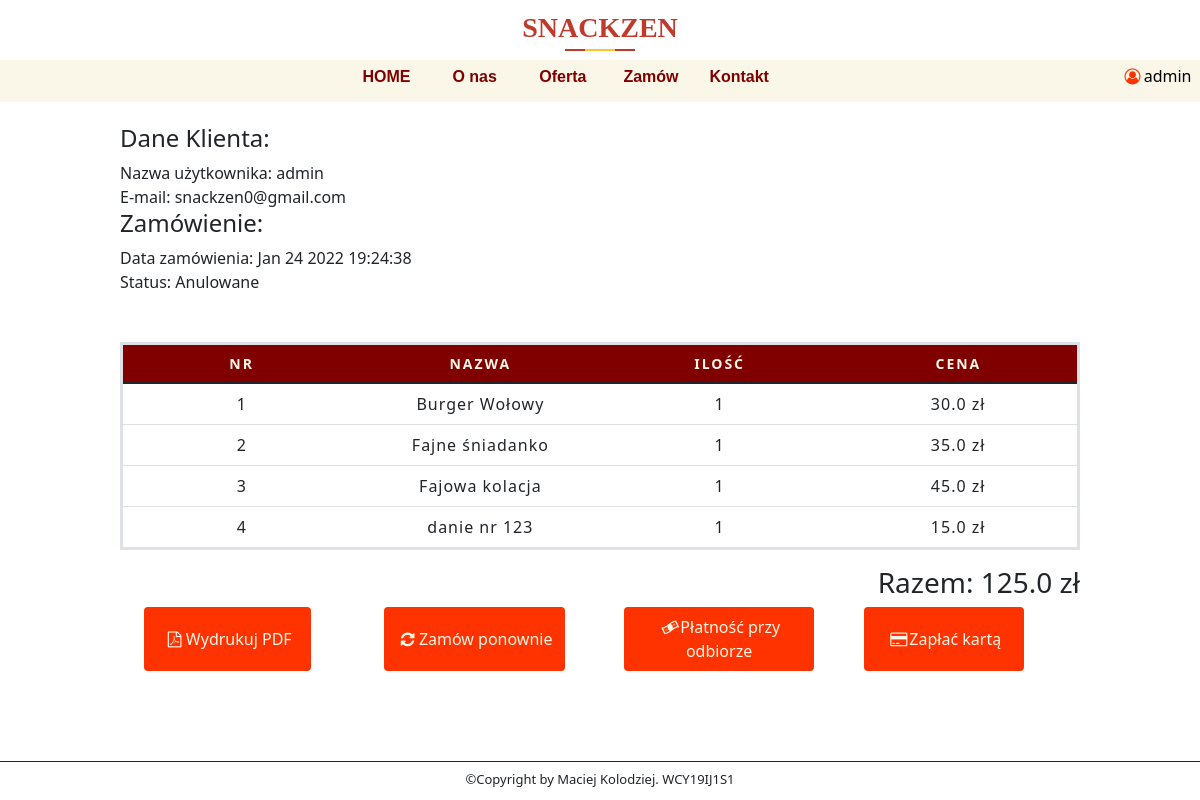
Page /orders/1ab8994dd9 (signed in) on the committed database.
### Restaurant/models.py (models this page shows, shortened)
class User(db.Model, UserMixin):
    id = db.Column(db.Integer, primary_key=True)
    username = db.Column(db.String(20), unique=True, nullable=False)
    email = db.Column(db.String(120), unique=True, nullable=False)
    password = db.Column(db.String(60), unique=True)

class CustomerOrder(db.Model):
    id = db.Column(db.Integer, primary_key=True)
    invoice = db.Column(db.String(20), unique=True, nullable=False)
    status = db.Column(db.String(20), default='Niezapłacone', nullable=False)
    customer_id = db.Column(db.String(20), unique=False, nullable=False)
    date_created = db.Column(db.DateTime, default=datetime.utcnow, nullable=False)
    orders = db.Column(JsonEcodedDict)

### Restaurant/routes.py (the view)
@app.route('/orders/<invoice>')
@login_required
def orders(invoice):
    if current_user.is_authenticated:
       total = 0
       customer_id = current_user.id
       customer = User.query.filter_by(id=customer_id).first()
       orders = CustomerOrder.query.filter_by(invoice=invoice).first()
       for _key, product in orders.orders.items():
           total += float(product['price']) * int(product['quantity'])
    else:
        return redirect(url_for('login'))
    return render_template('user-order.html', menu=menu, invoice=invoice, total=str(total), customer=customer, orders=orders)

### Restaurant/models.py (called while the page is built)
@login_manager.user_loader
def load_user(user_id):
    return User.query.get(int(user_id))

    def process_result_value(self, value, dialect):
        if value is None:
            return {}
        else:
            return json.loads(value)

### Restaurant/templates/user-order.html (shortened to what this page needs)
{% extends "layout.html" %}
{% block content %}
    <div style="background-color: white" id="information-box">
        <div class="information-box-content3">
                <h4>Dane Klienta: </h4>
                Nazwa użytkownika: {{ customer.username }} <br>
                E-mail: {{ customer.email }} <br>
                <h4>Zamówienie: </h4>
                Data zamówienia: {{ orders.date_created.strftime("%b %d %Y %H:%M:%S") }} <br>
                Status: {{ orders.status }} <br>
                <br>
                <br>
                    <table class="table">
                    <thead>
                        <th class="text-center">Nr</th>
                        <th class="text-center">Nazwa</th>
                        <th class="text-center">Ilość</th>
                        <th class="text-center">Cena</th>
                    </thead>
                    <tbody>
                        {% for key, product in orders.orders.items() %}
                            <tr>
                                <td>{{ loop.index }}</td>
                                <td>{{ product.name }}</td>
                                <td>{{ product.quantity }}</td>
                                <td>{{ product.price }} zł</td>
                            </tr>
                        {% endfor %}
                    </tbody>
                </table>
                <h3 style ="text-align: right">Razem: {{ total }} zł</h3>
                <div class="buttons">
                    <form class="form-btn" action="{{url_for('get_pdf', invoice=invoice)}}" method="POST">
                        <button class="btn" type='submit'><i class="icon-pdf"></i>Wydrukuj PDF</button>
                    </form>
                    <form class="form-btn" action="{{url_for('order_again', invoice=invoice)}}" method="POST">
                        <button class="btn" type='submit'><i class="icon-update"></i>Zamów ponownie</button>
                    </form>
                    {% if orders.status =='Niezapłacone' and current_user.id|int != orders.customer_id|int %}
                    {% else %}
                    <form class="form-btn" action="{{url_for('payment_delivery')}}" method="POST">
                        <button class="btn" type='submit'><i class="icon-cash"></i>Płatność przy odbiorze</button>
                    </form>
                    <form class="form-btn" action="{{url_for('payment')}}" method="POST">
                        {% set amount =  total.replace('.','') %}
                        {% set amount =  amount + '0' %}
                     <button type="submit" class="btn"><i class="icon-card"></i>Zapłać kartą</button>
                  </form>
                  </div>
                {% endif %}
        </div>
    </div>
{% endblock %}

### Restaurant/templates/layout.html (shortened to what this page needs)
<!DOCTYPE html>
<html lang="en">
<head>
    <link href="https://cdn.jsdelivr.net/npm/bootstrap@5.1.3/dist/css/bootstrap.min.css" rel="stylesheet">
    <link rel= "stylesheet" type= "text/css" href= "{{ url_for('static',filename='styles/style.css') }}">
    <link rel= "stylesheet" type= "text/css" href= "{{ url_for('static',filename='styles/fontello.css') }}">
</head>
<body>
    <div id="top-bar">
        <div id="res_name">
            <div class="page_title text-center">
                <h3 style="font-family: Food">SNACKZEN</h3>
            </div>
        </div>
        <div id="contest-menu">
            {% for el in menu %}
                <a style="font-weight: bold;color:maroon" class="contest-menu-element" href="{{ el.url }}">{{ el.name }} </a>
            {% endfor %}
            {% if current_user.is_authenticated %}
                <div class="contest-menu-element-user">
            <a><i class="icon-user"></i></a>{{ current_user.username }}
            </div>
            {% endif %}
        </div>
    </div>
{% block content %}{% endblock %}
    <footer>
        <p>©Copyright by Maciej Kolodziej. WCY19IJ1S1</p>
    </footer>
</body>
</html>

### Restaurant/static/styles/style.css (style rules this page uses)
body { margin: 0px; height: 100vh; width: 100%; background-color: white; overflow: hidden; }
footer { border-top: groove; border-top-color: #800000; border-width: thin; text-align: center; font-size: small; }
form { width: 100%; display: grid; grid-template-columns: auto auto; grid-gap: 1%; }
footer p { margin-top: 8px; }
#top-bar { position: relative; width: 100%; height: 13%; background-color: white; margin-bottom: .3%; }
#res_name { height: 60%; position: absolute; text-align: center; width: 100%; font-size: 25px; font-weight: lighter; }
#contest-menu { position: absolute; bottom: 2%; background-color: rgb(250,247, 232); text-align: center; width: 100%; height: 40%; }
.contest-menu-element { font-family: Arial Narrow, sans-serif; width: 7%; text-align: center; color: black; display: inline-block; height: 100%; line-height: 2; text-decoration: none; }
.contest-menu-element-user { margin-left: 28%; margin-right: -28%; text-align: center; color: black; display: inline-block; justify-content: right; height: 100%; line-height: 2; text-decoration: none; }
#information-box { height: 81.7%; width: 100%; background-color: rgb(250,247, 232); display: flex; flex-direction: row; justify-content: space-around; }
.information-box-content3 { align-self: center; height: 95%; width: 80%; display: flex; flex-direction: column; justify-content: flex-start; overflow-y: auto; }
.icon-user { color: #ff3300; }
table { table-layout: fixed; width: 100%; border-collapse: collapse; border: 3px solid #800000; }
thead { background-color: #800000; color: rgb(250,247, 232); font-size: 0.875rem; text-transform: uppercase; }
tbody td { text-align: center; }
th { letter-spacing: 2px; border: 1px solid #800000; }
td { letter-spacing: 1px; justify-content: space-between; }
.btn { font-size: 1rem; background-color: #ff3300; color: rgb(250,247, 232); border: maroon; padding: .5rem; }
.buttons { display: flex; flex-direction: row; justify-content: space-around; }
.form-btn { width: 20%; }
.page_title { padding: 0px 0px; }
.page_title h3 { color: #c0392b; font-weight: 700; line-height: 2; margin-bottom: 0; position: relative; text-transform: capitalize; }
.page_title h3::before { background: #c0392b; width: 70px; height: 2px; position: absolute; content: ''; top: 90%; left: 50%; transform: translate(-50%, -50%); }
.page_title h3::after { position: absolute; content: ''; background: #fbc531; width: 30px; height: 2px; top: 90%; left: 50%; transform: translate(-50%, -50%); }

### rows in the picture
User: username "admin", email "snackzen0@gmail.com"
CustomerOrder: date_created "Jan 24 2022 19:24:38", status "Anulowane"

### other values in the picture
{{ el.name }} "HOME" "O nas" "Oferta" "Zamów" "Kontakt"
{{ product.name }} "Burger Wołowy" "Fajne śniadanko" "Fajowa kolacja" "danie nr 123"
{{ product.quantity }} "1" "1" "1" "1"
{{ product.price }} "30.0" "35.0" "45.0" "15.0"
{{ total }} "125.0"
